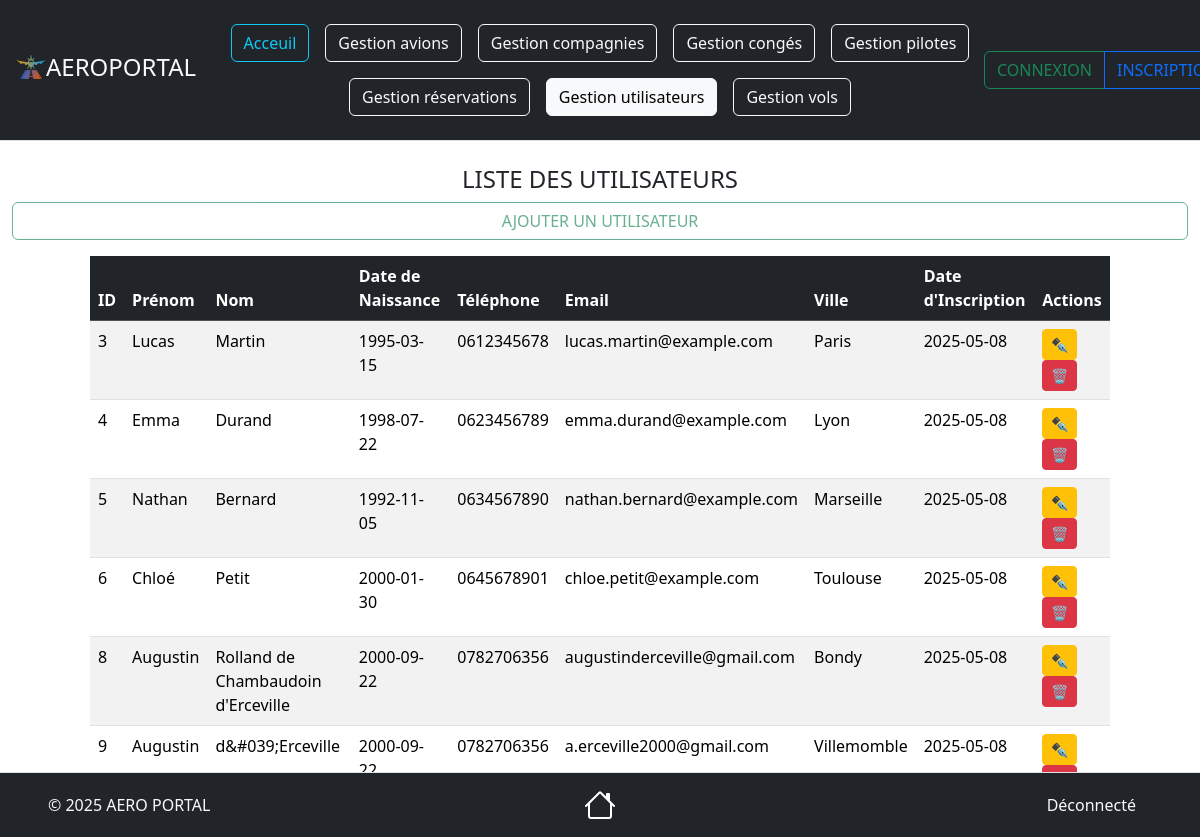
Page /views/Utilisateurs/UtilisateursRead.php on the committed database.
### tables this page shows
CREATE TABLE IF NOT EXISTS `utilisateurs` (
                                              `id_utilisateur` int NOT NULL AUTO_INCREMENT COMMENT 'Identifiant unique de l''utilisateur',
                                              `prenom` varchar(50) NOT NULL COMMENT 'Prénom',
                                              `nom` varchar(50) NOT NULL COMMENT 'Nom',
                                              `telephone` varchar(13) NOT NULL COMMENT 'Téléphone',
                                              `email` varchar(100) NOT NULL COMMENT 'Email',
                                              `mot_de_passe` varchar(255) NOT NULL COMMENT 'Mot de passe',
                                              `date_naissance` date NOT NULL COMMENT 'Date de naissance',
                                              `ville_residence` varchar(50) NOT NULL COMMENT 'Ville de résidence',
                                              `inscription` datetime NOT NULL DEFAULT CURRENT_TIMESTAMP COMMENT 'Date d''inscription',
                                              `role` enum('Client','Administrateur') NOT NULL DEFAULT 'Client' COMMENT 'Rôle de l''utilisateur',
                                              PRIMARY KEY (`id_utilisateur`),
                                              UNIQUE KEY `email` (`email`)
);

### source/repository/UtilisateursRepository.php (called while the page is built, shortened)
<?php
require_once __DIR__ . '/../model/UtilisateursModel.php';
class UtilisateursRepository
{
    private $bdd;
    public function __construct(\PDO $bdd)
    {
        $this->bdd = $bdd;
        $this->bdd->setAttribute(\PDO::ATTR_ERRMODE, \PDO::ERRMODE_EXCEPTION);
    }
    public function getUsers(): array {
        try {
            $query = $this->bdd->prepare("SELECT * FROM utilisateurs");
            $query->execute();
            $users = [];
            while ($data = $query->fetch(\PDO::FETCH_ASSOC)) {
                $users[] = new UtilisateursModel($data);
            }
            return $users;
        } catch (\PDOException $e) {
            return [];
        }
    }
}

### source/model/UtilisateursModel.php (called while the page is built, shortened)
<?php
class UtilisateursModel
{
     private ?int $id_utilisateur = null;
     private ?string $prenom = null;
     private ?string $nom = null;
     private ?string $telephone = null;
     private ?string $email = null;
     private ?string $date_naissance = null;
     private ?string $ville_residence = null;
     private ?DateTime $inscription = null;
     public function hydrate($data) {
          if (isset($data['id_utilisateur'])) {
               $this->id_utilisateur = $data['id_utilisateur'];
          }
          if (isset($data['prenom'])) {
               $this->prenom = $data['prenom'];
          }
          if (isset($data['nom'])) {
               $this->nom = $data['nom'];
          }
          if (isset($data['telephone'])) {
               $this->telephone = $data['telephone'];
          }
          if (isset($data['email'])) {
               $this->email = $data['email'];
          }
          if (isset($data['date_naissance'])) {
               $this->date_naissance = $data['date_naissance'];
          }
          if (isset($data['ville_residence'])) {
               $this->ville_residence = $data['ville_residence'];
          }
          if (isset($data['inscription'])) {
               $this->inscription = new DateTime($data['inscription']);
          }
     }
     public function getIdUser()
     {
          return $this->id_utilisateur;
     }
     public function getPrenom()
     {
          return $this->prenom;
     }
     public function getNom()
     {
          return $this->nom;
     }
     public function getTelephone()
     {
          return $this->telephone;
     }
     public function getEmail()
     {
          return $this->email;
     }
     public function getDateNaissance()
     {
          return $this->date_naissance;
     }
     public function getVilleResidence()
     {
          return $this->ville_residence;
     }
     public function getInscription()
     {
          return $this->inscription;
     }
}

### views/Utilisateurs/UtilisateursRead.php (the view, shortened to what this page needs)
<?php
require_once __DIR__ . '/../../source/repository/UtilisateursRepository.php';
require_once __DIR__ . '/../../source/model/UtilisateursModel.php';
$config = new Config();
$bdd = $config->connexion();
$utilisateurRepo = new UtilisateursRepository($bdd);
$utilisateurs = $utilisateurRepo->getUsers();
?>
<!doctype html>
<html lang="fr">
<head>
     <link href="https://cdn.jsdelivr.net/npm/bootstrap@5.3.3/dist/css/bootstrap.min.css" rel="stylesheet">
</head>
<body>
<header class="d-flex flex-wrap align-items-center justify-content-center justify-content-md-between py-3 mb-4 border-bottom bg-dark">
    <div class="col-2 ms-3 mb-2 mb-md-0 text-light">
        <a href="../Acceuil.php" class="d-inline-flex link-body-emphasis text-decoration-none">
            <img src="../../documentation/img/Logo.png" style="max-width: 15%; height: auto;">
            <div class="fs-4 text-light">AEROPORTAL</div>
        </a>
    </div>
    <ul class="nav col mb-2 justify-content-center mb-md-0">
        <li><a href="../Acceuil.php" class="nav-link px-2"><button type="button" class="btn btn-outline-info">Acceuil</button></a></li>
        <li><a href="../Avions/AvionsRead.php" class="nav-link px-2"><button type="button" class="btn btn-outline-light">Gestion avions</button></a></li>
        <li><a href="../Compagnies/CompagniesRead.php" class="nav-link px-2"><button type="button" class="btn btn-outline-light">Gestion compagnies</button></a></li>
        <li><a href="../Conges/CongesRead.php" class="nav-link px-2"><button type="button" class="btn btn-outline-light">Gestion congés</button></a></li>
        <li><a href="../Pilotes/PilotesRead.php" class="nav-link px-2"><button type="button" class="btn btn-outline-light">Gestion pilotes</button></a></li>
        <li><a href="../Reservations/ReservationsRead.php" class="nav-link px-2"><button type="button" class="btn btn-outline-light">Gestion réservations</button></a></li>
        <li><a href="../Utilisateurs/UtilisateursRead.php" class="nav-link px-2"><button type="button" class="btn btn-outline-light active">Gestion utilisateurs</button></a></li>
        <li><a href="../Vols/VolsRead.php" class="nav-link px-2"><button type="button" class="btn btn-outline-light">Gestion vols</button></a></li>
    </ul>
    <div class="col-2 btn-group md-3 me-3 text-end" role="group" aria-label="Boutons utilisateur">
        <?php if (isset($_SESSION['utilisateur'])): ?>
            <a href="../../views/Account/AccountView.php" class="btn btn-outline-primary">MON COMPTE</a>
            <a href="../../source/treatment/deconnexion.php" class="btn btn-outline-danger">DÉCONNEXION</a>
        <?php else: ?>
            <a href="../Connexion.php" class="btn btn-outline-success">CONNEXION</a>
            <a href="../Inscription.php" class="btn btn-outline-primary">INSCRIPTION</a>
        <?php endif; ?>
    </div>
</header>
<div class="mx-4">
    <div class="row">
        <h4 class="text-center text-uppercase">Liste des utilisateurs</h4>
        <a href="UtilisateursCreate.php" class="btn btn-outline-success text-uppercase disabled">Ajouter un utilisateur</a>
    </div>
</div>
<div class="row my-3">
    <div class="col-1"></div>
    <table class="col table table-striped">
          <thead class="table-dark">
          <tr>
               <th>ID</th>
               <th>Prénom</th>
               <th>Nom</th>
               <th>Date de Naissance</th>
               <th>Téléphone</th>
               <th>Email</th>
               <th>Ville</th>
               <th>Date d'Inscription</th>
               <th>Actions</th>
          </tr>
          </thead>
          <tbody>
          <?php foreach ($utilisateurs as $user): ?>
               <tr>
                    <td><?= htmlspecialchars($user->getIdUser() ?? 'Inconnu', ENT_QUOTES, 'UTF-8') ?></td>
                    <td><?= htmlspecialchars($user->getPrenom() ?? 'Inconnu', ENT_QUOTES, 'UTF-8') ?></td>
                    <td><?= htmlspecialchars($user->getNom() ?? 'Inconnu', ENT_QUOTES, 'UTF-8') ?></td>
                    <td><?= htmlspecialchars($user->getDateNaissance() ?? 'Inconnu', ENT_QUOTES, 'UTF-8') ?></td>
                    <td><?= htmlspecialchars($user->getTelephone() ?? 'Inconnu', ENT_QUOTES, 'UTF-8') ?></td>
                    <td><?= htmlspecialchars($user->getEmail() ?? 'Inconnu', ENT_QUOTES, 'UTF-8') ?></td>
                    <td><?= htmlspecialchars($user->getVilleResidence() ?? 'Inconnu', ENT_QUOTES, 'UTF-8') ?></td>
                    <td><?= htmlspecialchars($user->getInscription()->format('Y-m-d') ?? 'Inconnu', ENT_QUOTES, 'UTF-8') ?></td>
                    <td>
                         <a href="UtilisateursUpdate.php?id=<?= $user->getIdUser() ?>" class="btn btn-warning btn-sm">✒️</a>
                         <a href="UtilisateursDelete.php?id=<?= $user->getIdUser() ?>" class="btn btn-danger btn-sm" onclick="return confirm('Êtes-vous sûr de vouloir supprimer cet utilisateur ?');">🗑️</a>
                    </td>
               </tr>
          <?php endforeach; ?>
          </tbody>
     </table>
     <div class="col-1"></div>
</div>
<?php include '../Footer.php'; ?>

### rows in the picture
utilisateurs: id_utilisateur "3", prenom "Lucas", nom "Martin", date_naissance "1995-03-15", telephone "0612345678", email "lucas.martin@example.com", ville_residence "Paris", inscription "2025-05-08"
utilisateurs: id_utilisateur "4", prenom "Emma", nom "Durand", date_naissance "1998-07-22", telephone "0623456789", email "emma.durand@example.com", ville_residence "Lyon", inscription "2025-05-08"
utilisateurs: id_utilisateur "5", prenom "Nathan", nom "Bernard", date_naissance "1992-11-05", telephone "0634567890", email "nathan.bernard@example.com", ville_residence "Marseille", inscription "2025-05-08"
utilisateurs: id_utilisateur "6", prenom "Chloé", nom "Petit", date_naissance "2000-01-30", telephone "0645678901", email "chloe.petit@example.com", ville_residence "Toulouse", inscription "2025-05-08"
utilisateurs: id_utilisateur "8", prenom "Augustin", nom "Rolland de Chambaudoin d'Erceville", date_naissance "2000-09-22", telephone "0782706356", email "augustinderceville@gmail.com", ville_residence "Bondy", inscription "2025-05-08"
utilisateurs: id_utilisateur "9", prenom "Augustin", nom "d&#039;Erceville", date_naissance "2000-09-22", telephone "0782706356", email "a.erceville2000@gmail.com", ville_residence "Villemomble", inscription "2025-05-08"
